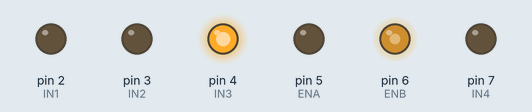
Bench run of a sketch on a simulated Arduino Uno, built for the host (arithmetic inside an expression is 32-bit, double 64-bit). On the bench: output pins drawn as LEDs (lit = HIGH).

Above: at 0.1 s.
Timing chart, 0 to 1.6 s (numbered marks = the images above):
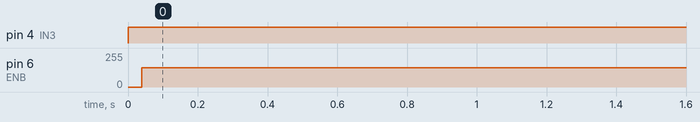

Measured:
- by itself, pin 4 (IN3): LOW → HIGH at 0.00 s
- by itself, pin 6 (ENB): 0/255 → 146/255 at 0.04 s

The sketch:

TestMoteurB.ino
```cpp
//-- MOTEUR A --
int ENA=5; //Connecté à Arduino pin 9(sortie PWM)
int IN1=2; //Connecté à Arduino pin 4
int IN2=3; //Connecté à Arduino pin 5

//-- MOTEUR B --
int ENB=6; //Connecté à Arduino pin 10(Sortie PWM)
int IN3=4; //Connecté à Arduino pin 6
int IN4=7; //Connecté à Arduino pin


void setup() {
pinMode(ENA,OUTPUT); //configurer
pinMode(ENB,OUTPUT); //les broches
pinMode(IN1,OUTPUT); //comme sortie
pinMode(IN2,OUTPUT);
pinMode(IN3,OUTPUT);
pinMode(IN4,OUTPUT);
digitalWrite(ENA,LOW);// Moteur A - Ne pas tourner
digitalWrite(ENB,LOW);// Moteur B - Ne pas tourner
}

void loop() {
analogWrite(ENB,0);
// Direction du Moteur B
digitalWrite(IN3,HIGH);
digitalWrite(IN4,LOW);
// Moteur B - Mi régime
analogWrite(ENB,150);
}
```
